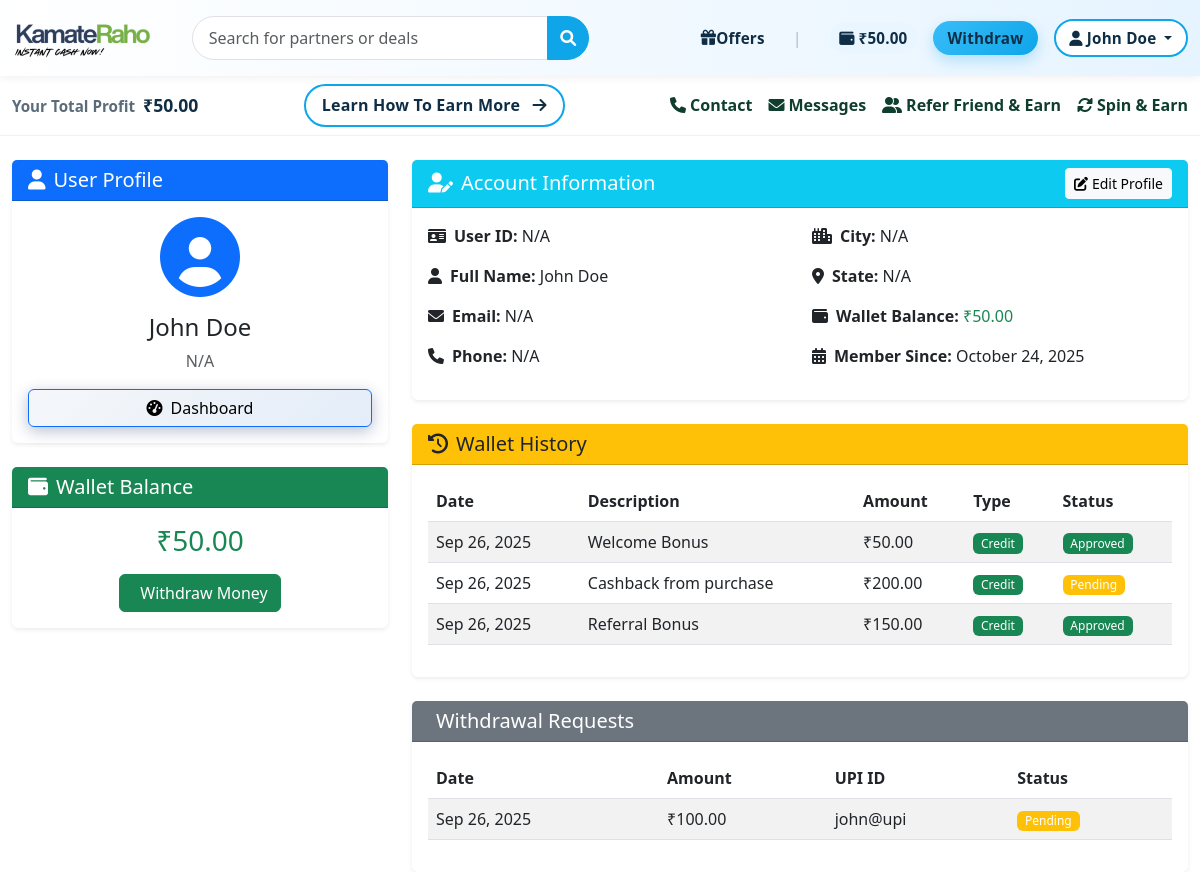
The app's page /profile.php (signed in) with its own data.
### tables this page shows
CREATE TABLE IF NOT EXISTS users (
    id INT(11) AUTO_INCREMENT PRIMARY KEY,
    name VARCHAR(255) NOT NULL,
    email VARCHAR(255) UNIQUE NOT NULL,
    phone VARCHAR(20),
    city VARCHAR(100),
    state VARCHAR(100),
    password VARCHAR(255) NOT NULL,
    wallet_balance DECIMAL(10, 2) DEFAULT 0.00,
    referral_code VARCHAR(50),
    created_at TIMESTAMP DEFAULT CURRENT_TIMESTAMP
);

CREATE TABLE IF NOT EXISTS wallet_history (
    id INT(11) AUTO_INCREMENT PRIMARY KEY,
    user_id INT(11) NOT NULL,
    amount DECIMAL(10, 2) NOT NULL,
    type ENUM('credit', 'debit') NOT NULL,
    status ENUM('pending', 'approved', 'rejected') DEFAULT 'pending',
    description VARCHAR(255),
    created_at TIMESTAMP DEFAULT CURRENT_TIMESTAMP,
    FOREIGN KEY (user_id) REFERENCES users(id) ON DELETE CASCADE
);

CREATE TABLE IF NOT EXISTS withdraw_requests (
    id INT(11) AUTO_INCREMENT PRIMARY KEY,
    user_id INT(11) NOT NULL,
    amount DECIMAL(10, 2) NOT NULL,
    upi_id VARCHAR(255) NOT NULL,
    screenshot VARCHAR(255),
    status ENUM('pending', 'approved', 'rejected') DEFAULT 'pending',
    offer_title VARCHAR(255),
    offer_description TEXT,
    created_at TIMESTAMP DEFAULT CURRENT_TIMESTAMP,
    FOREIGN KEY (user_id) REFERENCES users(id) ON DELETE CASCADE
);

### profile.php (the view, shortened to what the rows shown need)
<?php
include 'config/db.php';
$user_id = $_SESSION['user_id'];
try {
    $stmt = $pdo->prepare("SELECT * FROM wallet_history WHERE user_id = ? ORDER BY created_at DESC");
    $stmt->execute([$user_id]);
    $wallet_history = $stmt->fetchAll(PDO::FETCH_ASSOC);
} catch(PDOException $e) {
    $wallet_history = [];
}
try {
    $stmt = $pdo->prepare("SELECT * FROM withdraw_requests WHERE user_id = ? ORDER BY created_at DESC");
    $stmt->execute([$user_id]);
    $withdraw_requests = $stmt->fetchAll(PDO::FETCH_ASSOC);
} catch(PDOException $e) {
    $withdraw_requests = [];
}
?>
<!DOCTYPE html>
<html lang="en">
<head>
    <link href="https://cdn.jsdelivr.net/npm/bootstrap@5.3.0/dist/css/bootstrap.min.css" rel="stylesheet">
    <link href="https://cdnjs.cloudflare.com/ajax/libs/font-awesome/6.0.0/css/all.min.css" rel="stylesheet">
    <link href="css/style.css" rel="stylesheet">
</head>
<body>
    <?php include 'includes/navbar.php'; ?>
    <div class="container mt-4">
        <div class="row">
            <div class="col-lg-4">
                <div class="card border-0 shadow-sm mb-4">
                    <div class="card-body text-center">
                        <div class="mb-3">
                            <i class="fas fa-user-circle fa-5x text-primary"></i>
                        </div>
                        <?php if ($user): ?>
                            <h4><?php echo htmlspecialchars($user['name'] ?? 'N/A'); ?></h4>
                            <p class="text-muted"><?php echo htmlspecialchars($user['email'] ?? 'N/A'); ?></p>
                        <?php else: ?>
                            <h4>Unknown User</h4>
                            <p class="text-muted">User data not available</p>
                        <?php endif; ?>
                        <div class="d-grid">
                            <a href="dashboard.php" class="btn btn-primary">
                            </a>
                        </div>
                    </div>
                </div>
                <div class="card border-0 shadow-sm">
                    <div class="card-body text-center">
                        <?php if ($user): ?>
                            <h3 class="text-success">₹<?php echo number_format($user['wallet_balance'] ?? 0, 2); ?></h3>
                        <?php else: ?>
                            <h3 class="text-success">₹0.00</h3>
                        <?php endif; ?>
                        <a href="withdraw.php" class="btn btn-success mt-2">
                            <i class="fas fa-money-bill-transfer me-2"></i>Withdraw Money
                        </a>
                    </div>
                </div>
            </div>
            <div class="col-lg-8">
                <div class="card border-0 shadow-sm mb-4">
                    <div class="card-body">
                        <div class="row">
                            <div class="col-md-6">
                                <p><strong><i class="fas fa-id-card me-2"></i>User ID:</strong> <?php echo htmlspecialchars($user['id'] ?? 'N/A'); ?></p>
                                <p><strong><i class="fas fa-user me-2"></i>Full Name:</strong> <?php echo htmlspecialchars($user['name'] ?? 'N/A'); ?></p>
                                <p><strong><i class="fas fa-envelope me-2"></i>Email:</strong> <?php echo htmlspecialchars($user['email'] ?? 'N/A'); ?></p>
                                <p><strong><i class="fas fa-phone me-2"></i>Phone:</strong> <?php echo htmlspecialchars($user['phone'] ?? 'N/A'); ?></p>
                            </div>
                            <div class="col-md-6">
                                <p><strong><i class="fas fa-wallet me-2"></i>Wallet Balance:</strong> <span class="text-success">₹<?php echo number_format($user['wallet_balance'] ?? 0, 2); ?></span></p>
                            </div>
                        </div>
                    </div>
                </div>
                <div class="card border-0 shadow-sm mb-4">
                    <div class="card-body">
                        <?php if (empty($wallet_history)): ?>
                            <p class="text-center">No wallet history found.</p>
                        <?php else: ?>
                            <div class="table-responsive">
                                <table class="table table-striped">
                                    <thead>
                                        <tr>
                                            <th>Date</th>
                                            <th>Description</th>
                                            <th>Amount</th>
                                            <th>Type</th>
                                            <th>Status</th>
                                        </tr>
                                    </thead>
                                    <tbody>
                                        <?php foreach ($wallet_history as $history): ?>
                                            <tr>
                                                <td><?php echo date('M j, Y', strtotime($history['created_at'])); ?></td>
                                                <td><?php echo htmlspecialchars($history['description']); ?></td>
                                                <td>₹<?php echo number_format($history['amount'], 2); ?></td>
                                                <td>
                                                    <?php if ($history['type'] === 'credit'): ?>
                                                        <span class="badge bg-success">Credit</span>
                                                    <?php else: ?>
                                                        <span class="badge bg-danger">Debit</span>
                                                    <?php endif; ?>
                                                </td>
                                                <td>
                                                    <?php if ($history['status'] === 'approved'): ?>
                                                        <span class="badge bg-success">Approved</span>
                                                    <?php elseif ($history['status'] === 'pending'): ?>
                                                        <span class="badge bg-warning">Pending</span>
                                                    <?php else: ?>
                                                        <span class="badge bg-danger">Rejected</span>
                                                    <?php endif; ?>
                                                </td>
                                            </tr>
                                        <?php endforeach; ?>
                                    </tbody>
                                </table>
                            </div>
                        <?php endif; ?>
                    </div>
                </div>
                <div class="card border-0 shadow-sm">
                    <div class="card-body">
                        <?php if (empty($withdraw_requests)): ?>
                            <p class="text-center">No withdrawal requests found.</p>
                        <?php else: ?>
                            <div class="table-responsive">
                                <table class="table table-striped">
                                    <thead>
                                        <tr>
                                            <th>Date</th>
                                            <th>Amount</th>
                                            <th>UPI ID</th>
                                            <th>Status</th>
                                        </tr>
                                    </thead>
                                    <tbody>
                                        <?php foreach ($withdraw_requests as $request): ?>
                                            <tr>
                                                <td><?php echo date('M j, Y', strtotime($request['created_at'])); ?></td>
                                                <td>₹<?php echo number_format($request['amount'], 2); ?></td>
                                                <td><?php echo htmlspecialchars($request['upi_id']); ?></td>
                                                <td>
                                                    <?php if ($request['status'] === 'approved'): ?>
                                                        <span class="badge bg-success">Approved</span>
                                                    <?php elseif ($request['status'] === 'pending'): ?>
                                                        <span class="badge bg-warning">Pending</span>
                                                    <?php else: ?>
                                                        <span class="badge bg-danger">Rejected</span>
                                                    <?php endif; ?>
                                                </td>
                                            </tr>
                                        <?php endforeach; ?>
                                    </tbody>
                                </table>
                            </div>
                        <?php endif; ?>
                    </div>
                </div>
            </div>
        </div>
    </div>
</body>
</html>

### includes/navbar.php (shortened to what the rows shown need)
<?php
include_once 'config/db.php';
$wallet_balance = 0.00;
if (isset($_SESSION['user_id']) && $pdo) {
    try {
        $stmt = $pdo->prepare("SELECT wallet_balance, name FROM users WHERE id = ?");
        $stmt->execute([$_SESSION['user_id']]);
        $user = $stmt->fetch(PDO::FETCH_ASSOC);
        if ($user) {
            $wallet_balance = $user['wallet_balance'];
            $user_name = $user['name'];
        }
    } catch (PDOException $e) {
        $wallet_balance = 0.00;
    }
}
?>
<nav class="navbar navbar-expand-lg navbar-light ek-navbar sticky-top">
    <div class="container">
        <div class="collapse navbar-collapse" id="ekNav">
            <div class="ms-auto d-flex align-items-center gap-3 ek-right">
                <a href="index.php" class="d-flex align-items-center"><i class="fas fa-gift"></i>Offers</a>
                <span class="ek-divider d-none d-lg-inline">|</span>
                <?php if (isset($_SESSION['user_id'])): ?>
                    <a href="dashboard.php" class="wallet-chip d-none d-md-inline d-flex align-items-center">
                        <i class="fas fa-wallet me-1"></i>₹<?php echo number_format($wallet_balance, 2); ?>
                    </a>
                    <a href="withdraw.php" class="btn btn-neo btn-sm">Withdraw</a>
                    <div class="dropdown">
                        <a class="btn btn-ghost-sky btn-sm dropdown-toggle" href="#" role="button" data-bs-toggle="dropdown" aria-expanded="false">
                            <i class="fas fa-user me-1"></i><?php echo htmlspecialchars($user_name ?? 'My Profile'); ?>
                        </a>
                    </div>
                <?php else: ?>
                    <a href="login.php" class="btn btn-ghost-sky btn-sm">Login</a>
                    <a href="register.php" class="btn btn-neo btn-sm">Register</a>
                <?php endif; ?>
            </div>
        </div>
    </div>
</nav>
<div class="ek-subbar py-2">
    <div class="container d-flex flex-wrap align-items-center justify-content-between gap-3">
        <div class="d-flex align-items-baseline gap-2">
            <span class="profit-label">Your Total Profit</span>
            <span class="profit-amount">₹<?php echo number_format($wallet_balance, 2); ?></span>
        </div>
    </div>
</div>

### records on screen
users: wallet_balance "50.00", name "John Doe"
wallet_history: created_at "Sep 26, 2025", description "Welcome Bonus", amount "50.00", type "Credit", status "Approved"
wallet_history: created_at "Sep 26, 2025", description "Cashback from purchase", amount "200.00", type "Credit", status "Pending"
wallet_history: created_at "Sep 26, 2025", description "Referral Bonus", amount "150.00", type "Credit", status "Approved"
withdraw_requests: created_at "Sep 26, 2025", amount "100.00", upi "john@upi", status "Pending"

### other values on screen
$user['email'] "N/A"
$user['id'] "N/A"
$user['phone'] "N/A"
$user['city'] "N/A"
$user['state'] "N/A"
date('F j, Y', strtotime($user['created_at'] ?? 'now')) "October 24, 2025"
